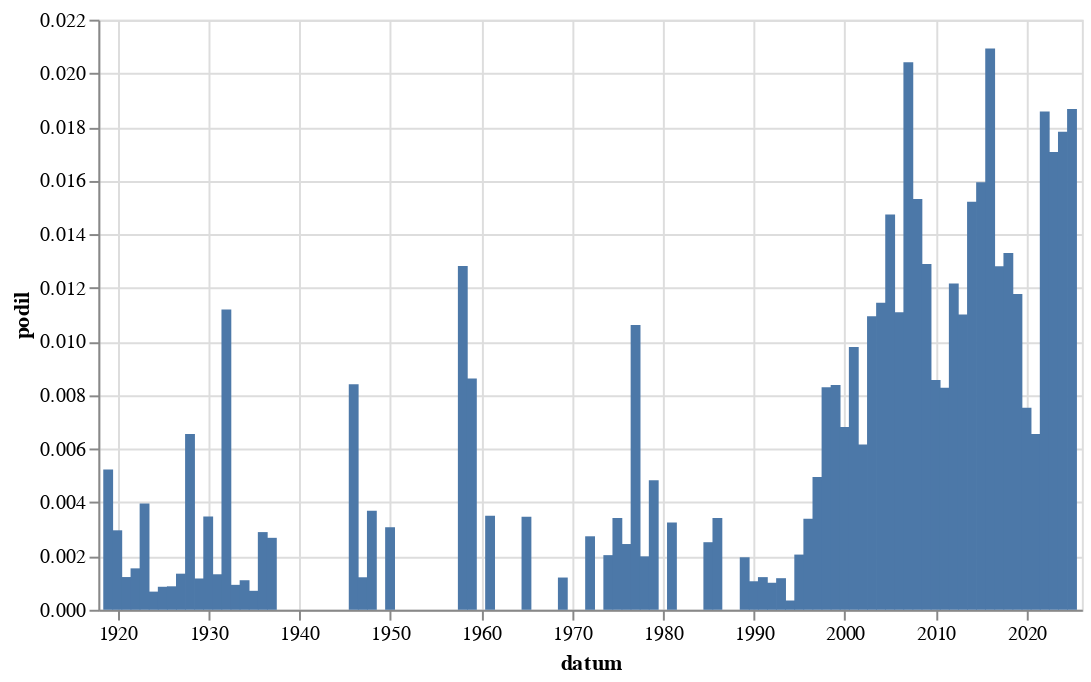

The notebook cell saved with this chart:
### Code cell
graf(vyvoj(r'Brusel'))

### Figure 1 — Vega-Lite specification as saved in the notebook (floating-point values rounded to 4 significant figures)
{"config": {"view": {"continuousWidth": 300, "continuousHeight": 300}}, "data": {"name": "data-63f8be0e7d7b6fa8a5a2e9acaab38a3c"}, "mark": {"type": "bar"}, "encoding": {"x": {"field": "datum", "type": "temporal"}, "y": {"field": "podil", "type": "quantitative"}}, "height": 300, "width": 500, "$schema": "https://vega.github.io/schema/vega-lite/v5.8.0.json", "datasets": {"data-63f8be0e7d7b6fa8a5a2e9acaab38a3c": [{"datum": "1919-01-01T00:00:00", "text": 12, "text_right": 2294, "podil": 0.005231}, {"datum": "1920-01-01T00:00:00", "text": 9, "text_right": 3038, "podil": 0.002962}, {"datum": "1921-01-01T00:00:00", "text": 5, "text_right": 4098, "podil": 0.00122}, {"datum": "1922-01-01T00:00:00", "text": 6, "text_right": 3886, "podil": 0.001544}, {"datum": "1923-01-01T00:00:00", "text": 10, "text_right": 2523, "podil": 0.003964}, {"datum": "1924-01-01T00:00:00", "text": 2, "text_right": 2955, "podil": 0.0006768}, {"datum": "1925-01-01T00:00:00", "text": 2, "text_right": 2332, "podil": 0.0008576}, {"datum": "1926-01-01T00:00:00", "text": 3, "text_right": 3430, "podil": 0.0008746}, {"datum": "1927-01-01T00:00:00", "text": 4, "text_right": 2973, "podil": 0.001345}, {"datum": "1928-01-01T00:00:00", "text": 20, "text_right": 3050, "podil": 0.006557}, {"datum": "1929-01-01T00:00:00", "text": 2, "text_right": 1715, "podil": 0.001166}, {"datum": "1930-01-01T00:00:00", "text": 12, "text_right": 3451, "podil": 0.003477}, {"datum": "1931-01-01T00:00:00", "text": 4, "text_right": 3022, "podil": 0.001324}, {"datum": "1932-01-01T00:00:00", "text": 23, "text_right": 2054, "podil": 0.0112}, {"datum": "1933-01-01T00:00:00", "text": 2, "text_right": 2152, "podil": 0.0009294}, {"datum": "1934-01-01T00:00:00", "text": 2, "text_right": 1816, "podil": 0.001101}, {"datum": "1935-01-01T00:00:00", "text": 1, "text_right": 1414, "podil": 0.0007072}, {"datum": "1936-01-01T00:00:00", "text": 6, "text_right": 2072, "podil": 0.002896}, {"datum": "1937-01-01T00:00:00", "text": 5, "text_right": 1864, "podil": 0.002682}, {"datum": "1946-01-01T00:00:00", "text": 14, "text_right": 1666, "podil": 0.008403}, {"datum": "1947-01-01T00:00:00", "text": 2, "text_right": 1651, "podil": 0.001211}, {"datum": "1948-01-01T00:00:00", "text": 5, "text_right": 1353, "podil": 0.003695}, {"datum": "1950-01-01T00:00:00", "text": 1, "text_right": 325, "podil": 0.003077}, {"datum": "1958-01-01T00:00:00", "text": 3, "text_right": 234, "podil": 0.01282}, {"datum": "1959-01-01T00:00:00", "text": 2, "text_right": 232, "podil": 0.008621}, {"datum": "1961-01-01T00:00:00", "text": 1, "text_right": 285, "podil": 0.003509}, {"datum": "1965-01-01T00:00:00", "text": 1, "text_right": 288, "podil": 0.003472}, {"datum": "1969-01-01T00:00:00", "text": 1, "text_right": 832, "podil": 0.001202}, {"datum": "1972-01-01T00:00:00", "text": 1, "text_right": 365, "podil": 0.00274}, {"datum": "1974-01-01T00:00:00", "text": 1, "text_right": 491, "podil": 0.002037}, {"datum": "1975-01-01T00:00:00", "text": 2, "text_right": 584, "podil": 0.003425}, {"datum": "1976-01-01T00:00:00", "text": 1, "text_right": 408, "podil": 0.002451}, {"datum": "1977-01-01T00:00:00", "text": 5, "text_right": 471, "podil": 0.01062}, {"datum": "1978-01-01T00:00:00", "text": 1, "text_right": 502, "podil": 0.001992}, {"datum": "1979-01-01T00:00:00", "text": 2, "text_right": 414, "podil": 0.004831}, {"datum": "1981-01-01T00:00:00", "text": 1, "text_right": 307, "podil": 0.003257}, {"datum": "1985-01-01T00:00:00", "text": 1, "text_right": 397, "podil": 0.002519}, {"datum": "1986-01-01T00:00:00", "text": 1, "text_right": 292, "podil": 0.003425}, {"datum": "1989-01-01T00:00:00", "text": 2, "text_right": 1022, "podil": 0.001957}, {"datum": "1990-01-01T00:00:00", "text": 7, "text_right": 6587, "podil": 0.001063}, {"datum": "1991-01-01T00:00:00", "text": 14, "text_right": 11502, "podil": 0.001217}, {"datum": "1992-01-01T00:00:00", "text": 9, "text_right": 8935, "podil": 0.001007}, {"datum": "1993-01-01T00:00:00", "text": 4, "text_right": 3398, "podil": 0.001177}, {"datum": "1994-01-01T00:00:00", "text": 1, "text_right": 2897, "podil": 0.0003452}, {"datum": "1995-01-01T00:00:00", "text": 7, "text_right": 3402, "podil": 0.002058}, {"datum": "1996-01-01T00:00:00", "text": 13, "text_right": 3831, "podil": 0.003393}, {"datum": "1997-01-01T00:00:00", "text": 29, "text_right": 5859, "podil": 0.00495}, {"datum": "1998-01-01T00:00:00", "text": 40, "text_right": 4823, "podil": 0.008294}, {"datum": "1999-01-01T00:00:00", "text": 68, "text_right": 8114, "podil": 0.008381}, {"datum": "2000-01-01T00:00:00", "text": 56, "text_right": 8219, "podil": 0.006813}, {"datum": "2001-01-01T00:00:00", "text": 76, "text_right": 7756, "podil": 0.009799}, {"datum": "2002-01-01T00:00:00", "text": 39, "text_right": 6334, "podil": 0.006157}, {"datum": "2003-01-01T00:00:00", "text": 94, "text_right": 8590, "podil": 0.01094}, {"datum": "2004-01-01T00:00:00", "text": 90, "text_right": 7865, "podil": 0.01144}, {"datum": "2005-01-01T00:00:00", "text": 161, "text_right": 10922, "podil": 0.01474}, {"datum": "2006-01-01T00:00:00", "text": 85, "text_right": 7664, "podil": 0.01109}, {"datum": "2007-01-01T00:00:00", "text": 152, "text_right": 7448, "podil": 0.02041}, {"datum": "2008-01-01T00:00:00", "text": 122, "text_right": 7968, "podil": 0.01531}, {"datum": "2009-01-01T00:00:00", "text": 114, "text_right": 8843, "podil": 0.01289}, {"datum": "2010-01-01T00:00:00", "text": 48, "text_right": 5605, "podil": 0.008564}, {"datum": "2011-01-01T00:00:00", "text": 65, "text_right": 7852, "podil": 0.008278}, {"datum": "2012-01-01T00:00:00", "text": 81, "text_right": 6659, "podil": 0.01216}, {"datum": "2013-01-01T00:00:00", "text": 47, "text_right": 4268, "podil": 0.01101}, {"datum": "2014-01-01T00:00:00", "text": 145, "text_right": 9532, "podil": 0.01521}, {"datum": "2015-01-01T00:00:00", "text": 157, "text_right": 9853, "podil": 0.01593}, {"datum": "2016-01-01T00:00:00", "text": 212, "text_right": 10133, "podil": 0.02092}, {"datum": "2017-01-01T00:00:00", "text": 106, "text_right": 8277, "podil": 0.01281}, {"datum": "2018-01-01T00:00:00", "text": 131, "text_right": 9846, "podil": 0.0133}, {"datum": "2019-01-01T00:00:00", "text": 128, "text_right": 10877, "podil": 0.01177}, {"datum": "2020-01-01T00:00:00", "text": 81, "text_right": 10757, "podil": 0.00753}, {"datum": "2021-01-01T00:00:00", "text": 59, "text_right": 9003, "podil": 0.006553}, {"datum": "2022-01-01T00:00:00", "text": 196, "text_right": 10550, "podil": 0.01858}, {"datum": "2023-01-01T00:00:00", "text": 198, "text_right": 11599, "podil": 0.01707}, {"datum": "2024-01-01T00:00:00", "text": 209, "text_right": 11725, "podil": 0.01783}, {"datum": "2025-01-01T00:00:00", "text": 87, "text_right": 4659, "podil": 0.01867}]}}
